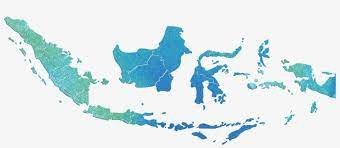
#> input picture Hasil Kuliah 4 Tahun/Semester 5/Pengelolahan Citra Digital/Sessi 14/Latihan/images.jpg, 340 x 148 px
$ python image_processing.py
#> lines starting #> are read from the running program, lines starting #| are printed output that depends on the picture
import numpy as np
import imageio.v3 as i
import matplotlib.pyplot as plt

def det(key):
    a = key[0][0]
    b = key[0][1]
    c = key[1][0]
    d = key[1][1]
    return (a * d) - (b * c) == 1

def enc(img, key, cho):
    if not det(key):
        return "Matrix's Invalid"

    if cho == 1:
        a = key[0][0]
        b = key[0][1]
        c = key[1][0]
        d = key[1][1]
    elif cho == 2:
        a = key[1][1]
        b = 256 - key[0][1]
        c = 256 - key[1][0]
        d = key[0][0]

    result = np.zeros_like(img)
    for j in range(0, img.shape[0] - 1, 2):
        for k in range(img.shape[1]):
            r1 = ((img[j, k, 0] * a) + (img[j + 1, k, 0] * c)) % 256
            r2 = ((img[j, k, 0] * b) + (img[j + 1, k, 0] * d)) % 256

            g1 = ((img[j, k, 1] * a) + (img[j + 1, k, 1] * c)) % 256
            g2 = ((img[j, k, 1] * b) + (img[j + 1, k, 1] * d)) % 256

            b1 = ((img[j, k, 2] * a) + (img[j + 1, k, 2] * c)) % 256
            b2 = ((img[j, k, 2] * b) + (img[j + 1, k, 2] * d)) % 256

            result[j, k, 0] = r1
            result[j + 1, k, 0] = r2

            result[j, k, 1] = g1
            result[j + 1, k, 1] = g2

            result[j, k, 2] = b1
            result[j + 1, k, 2] = b2
    return result.astype(np.uint8)

# Ganti dengan path gambar yang sesuai
img = i.imread("images.jpg")
#> img is the input picture: shape (148, 340, 3); mean R, G, B 216.6, 231.8, 235
key = np.array([
    [5, 3],
    [3, 2]
])

imgEnc = enc(img, key, 1)
#> after the loop in enc, `for j in range(0, img.shape[0] - 1, 2):`:
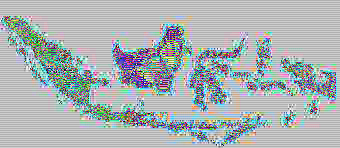
#> result: shape (148, 340, 3); mean R, G, B 171.2, 178.9, 179.8
imgDec = enc(imgEnc, key, 2)

plt.figure(figsize=(10, 10))
plt.subplot(1, 3, 1)
plt.imshow(img)
plt.title('Original Image')
plt.axis('off')

plt.subplot(1, 3, 2)
plt.imshow(imgEnc)
plt.title('Encrypted Image')
plt.axis('off')

plt.subplot(1, 3, 3)
plt.imshow(imgDec)
plt.title('Decrypted Image')
plt.axis('off')

plt.show()
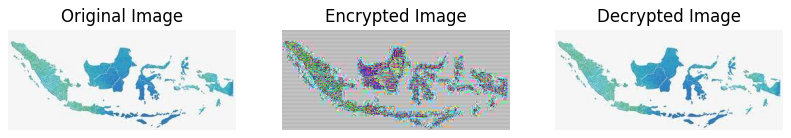
#> figure drawn by matplotlib, 3 panels
